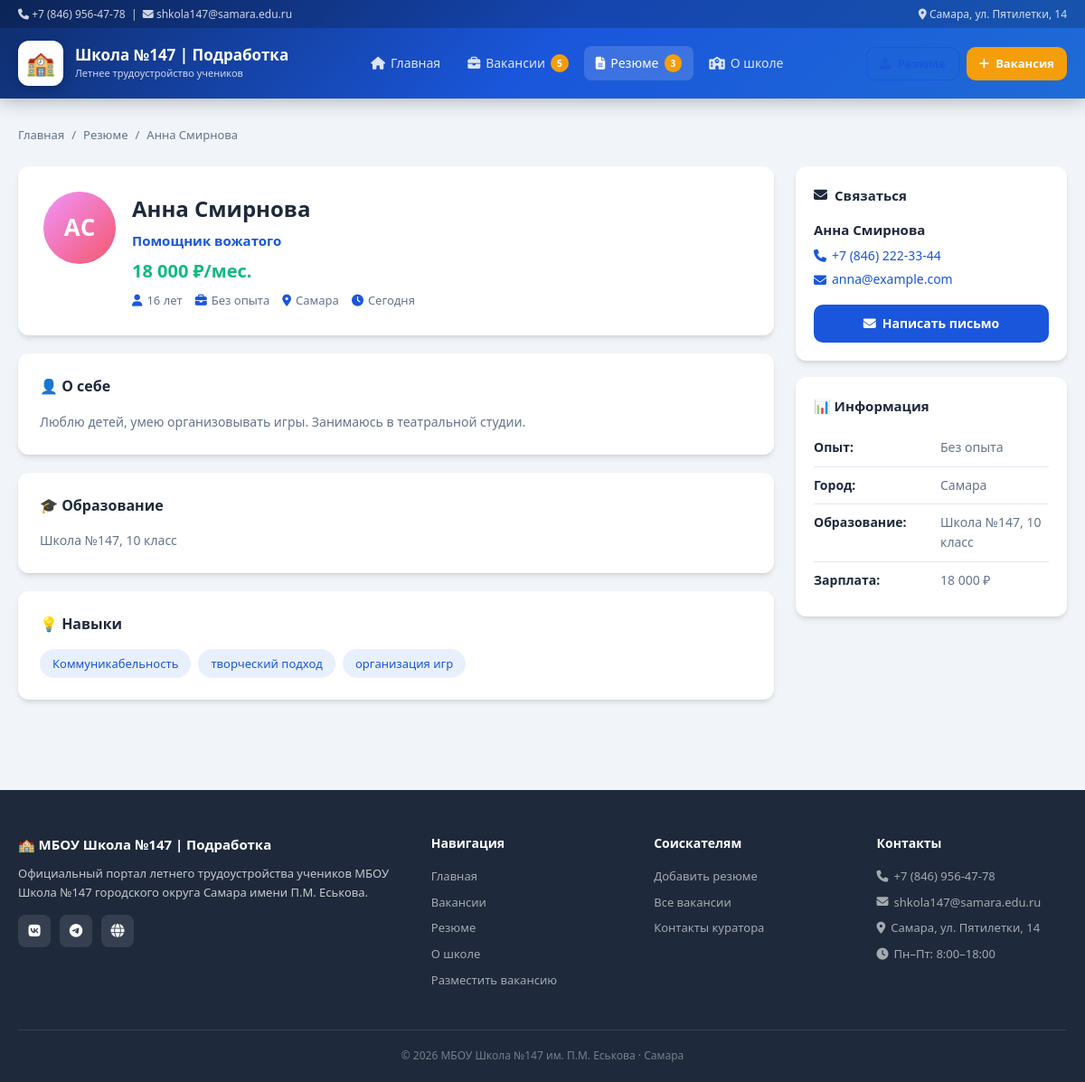
/resumes/2, run on the app's committed database.
### models.py (models this page shows, shortened)
class Resume(db.Model):
    __tablename__ = 'resumes'
    id           = db.Column(db.Integer, primary_key=True)
    first_name   = db.Column(db.String(100), nullable=False)
    last_name    = db.Column(db.String(100), nullable=False)
    position     = db.Column(db.String(200), nullable=False)
    email        = db.Column(db.String(150), nullable=False)
    phone        = db.Column(db.String(50), default='')
    age          = db.Column(db.Integer, nullable=True)
    experience   = db.Column(db.String(100), default='')
    education    = db.Column(db.String(200), default='')
    city         = db.Column(db.String(100), default='Самара')
    salary       = db.Column(db.Integer, default=0)
    about        = db.Column(db.Text, default='')
    skills       = db.Column(db.String(500), default='')
    avatar_color = db.Column(db.String(200), default='linear-gradient(135deg,#667eea,#764ba2)')
    is_active    = db.Column(db.Boolean, default=True)
    created_at   = db.Column(db.DateTime, default=datetime.utcnow)
    @property
    def full_name(self):
        return f'{self.first_name} {self.last_name}'
    @property
    def salary_display(self):
        if self.salary:
            return f"{self.salary:,} ₽".replace(',', ' ')
        return 'По договорённости'
    @property
    def skills_list(self):
        if self.skills:
            return [s.strip() for s in self.skills.split(',') if s.strip()]
        return []
    @property
    def posted_display(self):
        delta = datetime.utcnow() - self.created_at
        if delta.days == 0:
            return 'Сегодня'
        elif delta.days == 1:
            return 'Вчера'
        elif delta.days < 7:
            return f'{delta.days} дня(-ей) назад'
        return self.created_at.strftime('%d.%m.%Y')

### app.py (the view)
    @app.route('/resumes/<int:resume_id>')
    def resume_detail(resume_id):
        resume = Resume.query.get_or_404(resume_id)
        return render_template('resume_detail.html', resume=resume)

### app.py (called while the page is built)
def create_app(config_name='default'):
    app = Flask(__name__)
    app.config.from_object(config[config_name])
    db.init_app(app)
    with app.app_context():
        db.create_all()
        seed_data()
    @app.context_processor
    def inject_globals():
        return {
            'vacancy_count': Vacancy.query.filter_by(is_active=True).count(),
            'resume_count':  Resume.query.filter_by(is_active=True).count(),
            'current_year':  datetime.utcnow().year,
        }
    @app.errorhandler(404)
    def not_found(e):
        return render_template('404.html'), 404
    @app.errorhandler(500)
    def server_error(e):
        return render_template('500.html'), 500
    register_routes(app)
    return app

### templates/resume_detail.html (shortened to what this page needs)
{% extends 'base.html' %}  {% block content %}
<div class="container" style="padding-top: 30px; padding-bottom: 50px">
  <nav class="breadcrumb">
    <a href="{{ url_for('index') }}">Главная</a>
    <span>/</span>
    <a href="{{ url_for('resumes') }}">Резюме</a>
    <span>/</span>
    <span>{{ resume.full_name }}</span>
  </nav>
  <div class="detail-layout">
    <div class="detail-main">
      <div class="detail-card detail-card--hero">
        <div class="resume-hero">
          <div
            class="resume-hero__avatar"
            style="background: {{ resume.avatar_color }};"
          >
            {{ resume.first_name[0] }}{{ resume.last_name[0] }}
          </div>
          <div>
            <h1 class="resume-hero__name">{{ resume.full_name }}</h1>
            <div class="resume-hero__position">{{ resume.position }}</div>
            <div class="resume-hero__salary">
              {{ resume.salary_display }}/мес.
            </div>
            <div class="detail-hero__meta">
              {% if resume.age %}<span
                ><i class="fas fa-user"></i> {{ resume.age }} лет</span
              >{% endif %}
              <span
                ><i class="fas fa-briefcase"></i> {{ resume.experience }}</span
              >
              <span
                ><i class="fas fa-map-marker-alt"></i> {{ resume.city }}</span
              >
              <span
                ><i class="fas fa-clock"></i> {{ resume.posted_display }}</span
              >
            </div>
          </div>
        </div>
      </div>
      {% if resume.about %}
      <div class="detail-card">
        <h2 class="detail-section-title">👤 О себе</h2>
        <p class="detail-text">{{ resume.about }}</p>
      </div>
      {% endif %} {% if resume.education %}
      <div class="detail-card">
        <h2 class="detail-section-title">🎓 Образование</h2>
        <p class="detail-text">{{ resume.education }}</p>
      </div>
      {% endif %} {% if resume.skills_list %}
      <div class="detail-card">
        <h2 class="detail-section-title">💡 Навыки</h2>
        <div class="resume-skills-big">
          {% for skill in resume.skills_list %}
          <span class="skill-tag skill-tag--lg">{{ skill }}</span>
          {% endfor %}
        </div>
      </div>
      {% endif %}
    </div>
    <aside class="detail-sidebar">
      <div class="sidebar-card">
        <h3 class="sidebar-card__title">
          <i class="fas fa-envelope"></i> Связаться
        </h3>
        <div class="contact-info">
          <div class="contact-info__name">{{ resume.full_name }}</div>
          {% if resume.phone %}
          <a href="tel:{{ resume.phone }}" class="contact-info__phone">
            <i class="fas fa-phone"></i> {{ resume.phone }}
          </a>
          {% endif %}
          <a href="mailto:{{ resume.email }}" class="contact-info__phone">
            <i class="fas fa-envelope"></i> {{ resume.email }}
          </a>
        </div>
        <a
          href="mailto:{{ resume.email }}"
          class="btn btn--primary btn--block mt-2"
        >
          <i class="fas fa-envelope"></i> Написать письмо
        </a>
      </div>
      <div class="sidebar-card">
        <h3 class="sidebar-card__title">📊 Информация</h3>
        <ul class="info-list">
          <li><strong>Опыт:</strong><span>{{ resume.experience }}</span></li>
          <li><strong>Город:</strong><span>{{ resume.city }}</span></li>
          {% if resume.education %}
          <li>
            <strong>Образование:</strong><span>{{ resume.education }}</span>
          </li>
          {% endif %}
          <li>
            <strong>Зарплата:</strong><span>{{ resume.salary_display }}</span>
          </li>
        </ul>
      </div>
    </aside>
  </div>
</div>
{% endblock %}

### static/css/style.css (style rules this page uses)
:root { --primary: #1a56db; --primary-dark: #1341a8; --primary-light: #e8f0fe; --accent: #f59e0b; --accent-dark: #d97706; --success: #10b981; --danger: #ef4444; --dark: #1e293b; --gray: #64748b; --light: #f1f5f9; --border: #e2e8f0; --white: #ffffff; --radius: 12px; --radius-lg: 16px; --shadow: 0 4px 6px -1px rgba(0, 0, 0, 0.1), 0 2px 4px -1px rgba(0, 0, 0, 0.06); --shadow-lg: 0 10px 15px -3px rgba(0, 0, 0, 0.1), 0 4px 6px -2px rgba(0, 0, 0, 0.05); --shadow-xl: 0 20px 25px -5px rgba(0, 0, 0, 0.1), 0 10px 10px -5px rgba(0, 0, 0, 0.04); }
*, *::before, *::after { box-sizing: border-box; margin: 0; padding: 0; }
html { scroll-behavior: smooth; }
body { font-family: "Segoe UI", system-ui, -apple-system, sans-serif; background: var(--light); color: var(--dark); line-height: 1.6; font-size: 15px; }
a { color: var(--primary); text-decoration: none; }
.container { max-width: 1200px; margin: 0 auto; padding: 0 20px; }
.mt-2 { margin-top: 16px; }
.btn { display: inline-flex; align-items: center; gap: 7px; padding: 10px 20px; border-radius: 10px; font-size: 14px; font-weight: 600; cursor: pointer; border: none; transition: all 0.2s; text-decoration: none; white-space: nowrap; }
.btn--primary { background: var(--primary); color: white; }
.btn--block { display: flex; justify-content: center; width: 100%; }
.skill-tag { padding: 4px 11px; background: var(--primary-light); color: var(--primary); border-radius: 50px; font-size: 12px; font-weight: 500; }
.skill-tag--lg { font-size: 13px; padding: 6px 14px; }
.detail-layout { display: grid; grid-template-columns: 1fr 300px; gap: 24px; align-items: start; }
.detail-main { display: flex; flex-direction: column; gap: 20px; }
.detail-sidebar { display: flex; flex-direction: column; gap: 18px; position: sticky; top: 90px; }
.detail-card { background: white; border-radius: var(--radius); padding: 24px; box-shadow: var(--shadow); }
.detail-card--hero { padding: 28px; }
.detail-hero__meta { display: flex; flex-wrap: wrap; gap: 14px; font-size: 13px; color: var(--gray); }
.detail-hero__meta span { display: flex; align-items: center; gap: 5px; }
.detail-hero__meta i { color: var(--primary); }
.detail-section-title { font-size: 16px; font-weight: 700; color: var(--dark); margin-bottom: 14px; }
.detail-text { font-size: 14px; color: var(--gray); line-height: 1.7; }
.sidebar-card { background: white; border-radius: var(--radius); padding: 20px; box-shadow: var(--shadow); }
.sidebar-card__title { font-size: 15px; font-weight: 700; color: var(--dark); margin-bottom: 14px; display: flex; align-items: center; gap: 8px; }
.contact-info__name { font-size: 15px; font-weight: 700; color: var(--dark); margin-bottom: 6px; }
.contact-info__phone { display: flex; align-items: center; gap: 6px; font-size: 14px; color: var(--primary); margin-bottom: 4px; }
.resume-hero { display: flex; gap: 18px; align-items: flex-start; }
.resume-hero__avatar { width: 80px; height: 80px; border-radius: 50%; display: flex; align-items: center; justify-content: center; font-size: 26px; font-weight: 700; color: white; flex-shrink: 0; }
.resume-hero__name { font-size: 24px; font-weight: 800; color: var(--dark); }
.resume-hero__position { font-size: 15px; color: var(--primary); font-weight: 600; margin-top: 4px; }
.resume-hero__salary { font-size: 20px; font-weight: 800; color: var(--success); margin: 6px 0; }
.resume-skills-big { display: flex; flex-wrap: wrap; gap: 8px; }
.info-list { list-style: none; }
.info-list li { padding: 9px 0; border-bottom: 1px solid var(--border); display: flex; gap: 10px; font-size: 14px; }
.info-list li:last-child { border-bottom: none; }
.info-list li strong { color: var(--dark); min-width: 130px; flex-shrink: 0; }
.info-list li span { color: var(--gray); }
.breadcrumb { display: flex; align-items: center; gap: 8px; font-size: 13px; color: var(--gray); margin-bottom: 24px; flex-wrap: wrap; }
.breadcrumb a { color: var(--gray); }

### data on the page
Resume: full_name "Анна Смирнова", first_name "А", last_name "С", position "Помощник вожатого", salary_display "18 000 ₽", age "16", experience "Без опыта", city "Самара", posted_display "Сегодня", about "Люблю детей, умею организовывать игры. Занимаюсь в театральной студии.", education "Школа №147, 10 класс", phone "+7 (846) 222-33-44", email "anna@example.com"

### other printed values
{{ vacancy_count }} "5"
{{ resume_count }} "3"
{{ skill }} "Коммуникабельность" "творческий подход" "организация игр"
